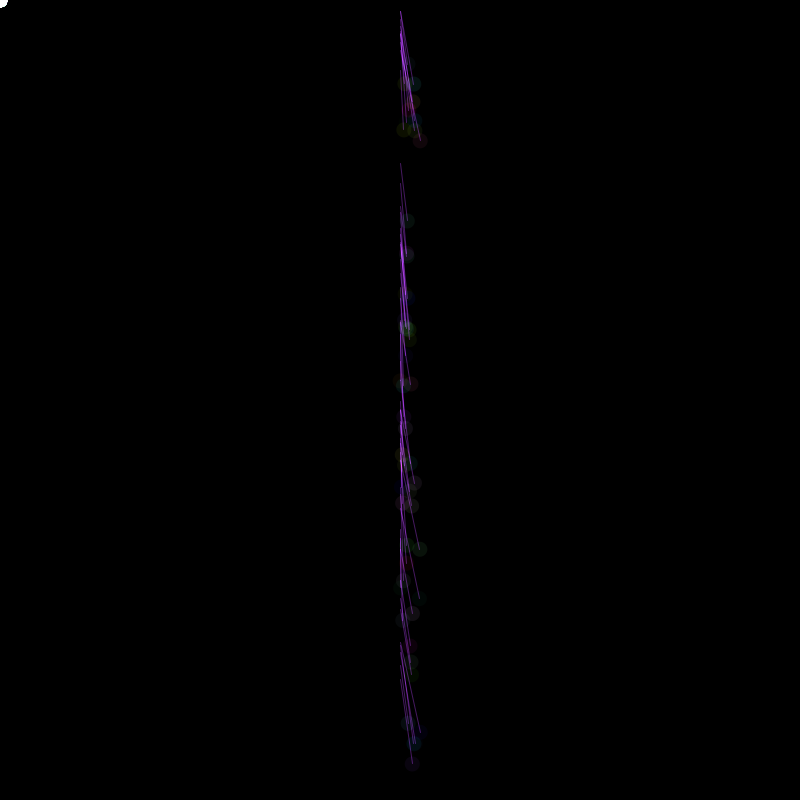
Frame 1 (no input)
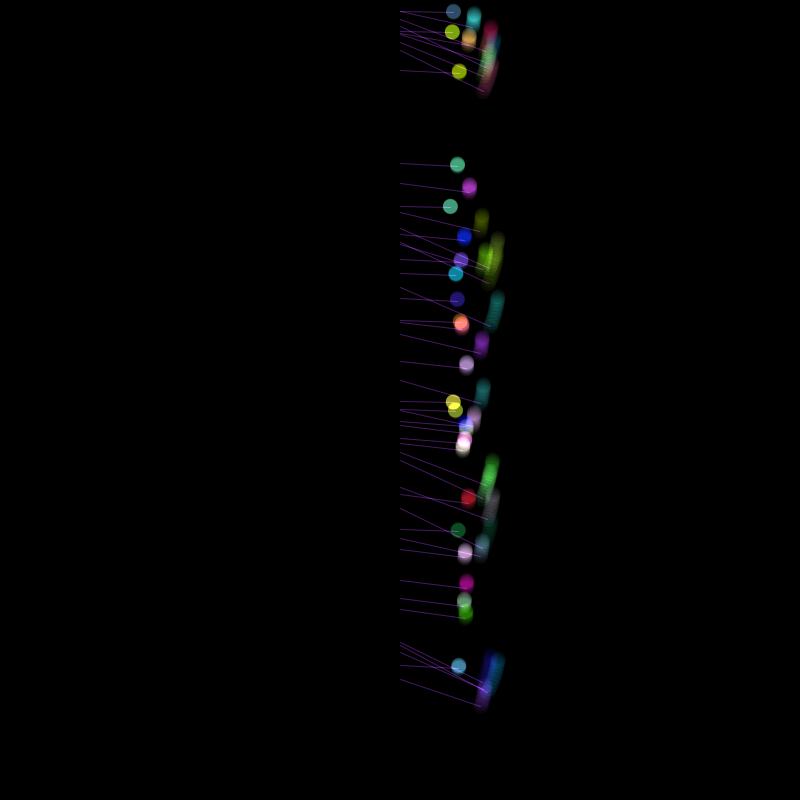
Frame 60 (the mouse pressed at the canvas centre just before this capture)
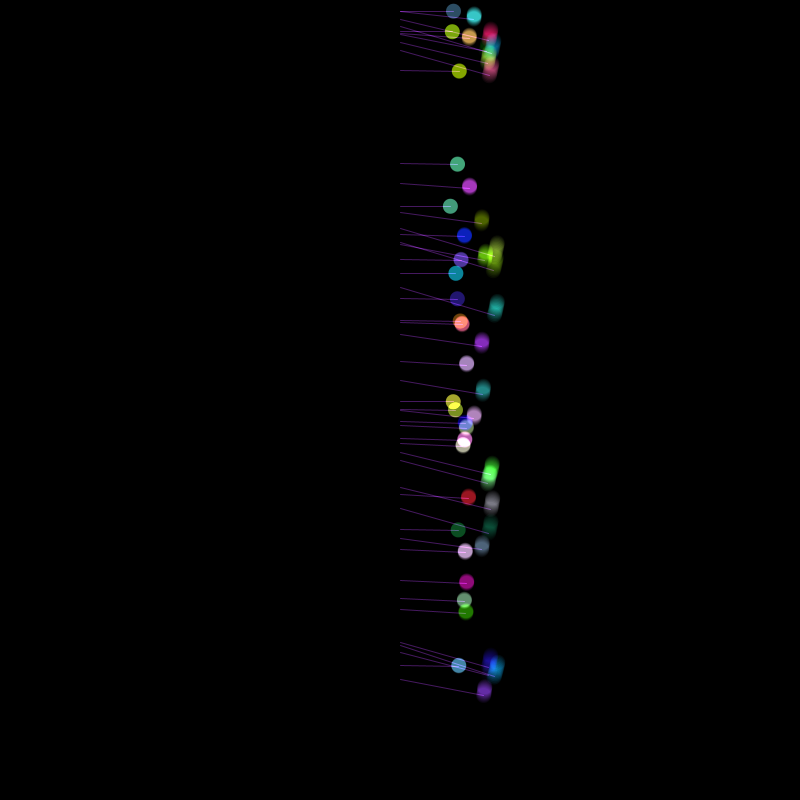
Frame 120 (the mouse held since frame 60 and released just before this capture)

The Processing sketch that drew these frames (run headless with seeded random() and noise(); from frame 60 on, the mouse is pressed at the canvas centre):

// Processing sketch: sketch_33_1
// ── sketch_33_1.pde
//Warner, Chase 

class trail {
  float x,y;
  trail (float x_,float y_) {
    x = x_;
    y = y_;
  }
  void run() {
   noStroke();
    ellipse(x,y,15,15);
  }
}
class pendulum {
  float theta,thetaMax, l,g, t;
  float x, y;
  float[] rgb  = {179,66,244};
   float[] rgb2  = {random(250),random(250),random(250)};
   ArrayList<trail> a = new ArrayList();
  pendulum(float x_, float y_) {
    x = x_;
    y = y_;
    theta = 0;
    thetaMax = radians(90);
    l = 50 + random(50);
    g = 90;
    t = random(4.);
    for (int i = 0; 10 > i; i++) {
      a.add(new trail(0,0));
    }
    
  }
  void run() {
    if (mousePressed) {
      g = 90;
    }
    else {
      g = 20;
    }
    theta = thetaMax * sin( radians(sqrt(l/g) * t) );
    stroke(rgb[0],rgb[1],rgb[2],100);
    
    line(x,y,x + (sin(theta) * l), y + (cos(theta) * l) );
    fill(rgb2[0],rgb2[1],rgb2[2],20);
     for (int i = 0; a.size() > i; i++) {
      a.get(i).run();
    }
    a.remove(0);
    a.add(new trail(x+ (sin(theta) * l),y+ (cos(theta) * l)));
    ellipse(x + (sin(theta) * l),y + (cos(theta) * l),15,15);
    t+= 1;
    
  }
}

ArrayList<pendulum> a = new ArrayList();
void setup() {
  
  size(800,800);
  float w = width/2;
  for (int i = 0; 50 > i; i++) {
    
    a.add(new pendulum(w,random(height-100)));
    
  }
}
float r = 1;
void draw() {
  background(0);
blendMode(ADD);
  
  for (int i = 0; a.size() > i; i++) {
  a.get(i).run();
  }
}
